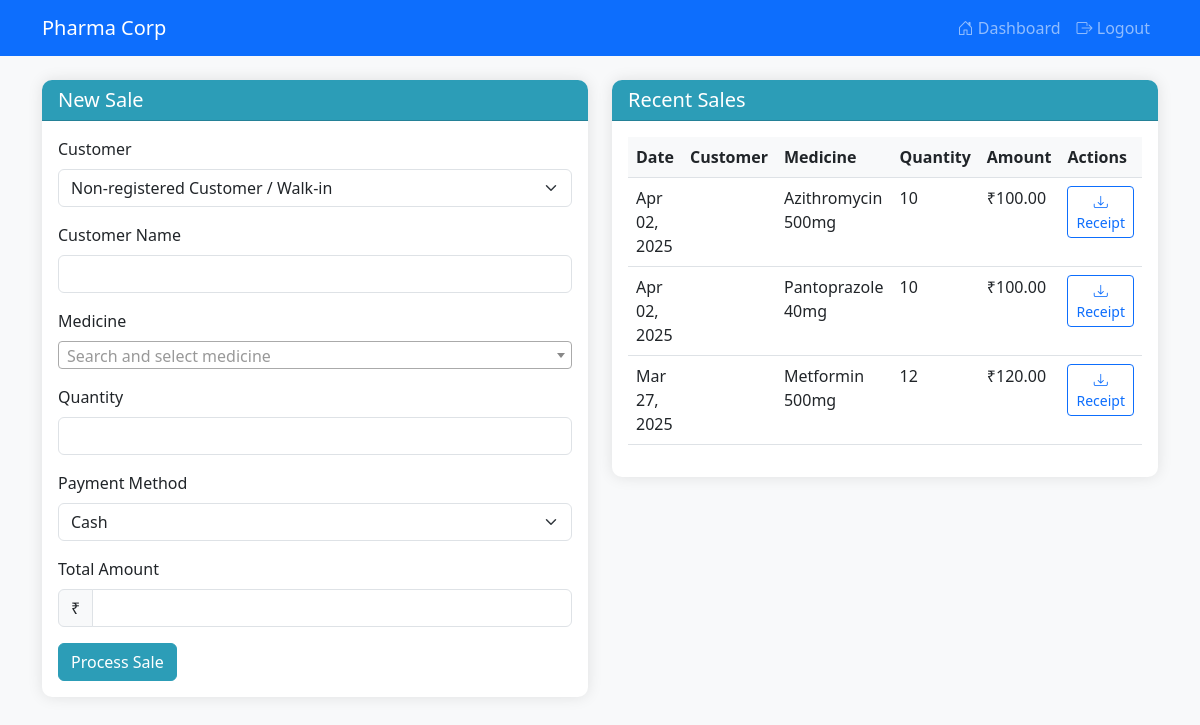
Before: /sales-management.php (signed in) with the older database file.
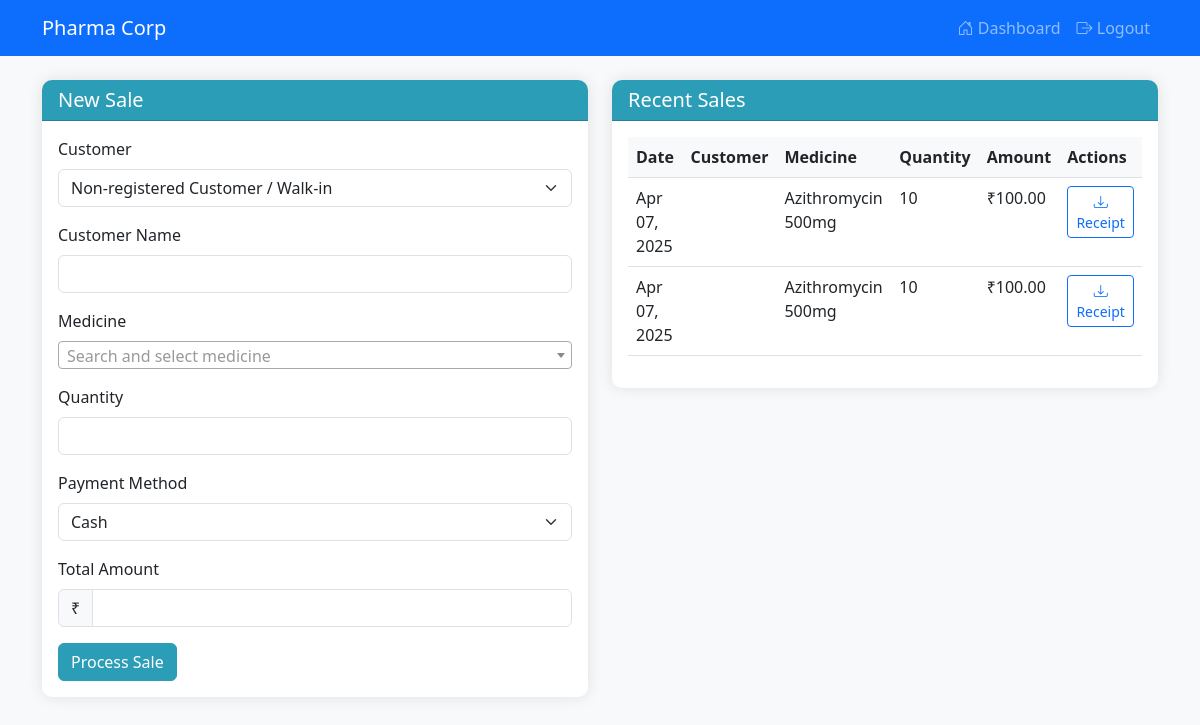
After: the same page with the newer database file.
### tables this page shows
CREATE TABLE `sale_items` (
  `item_id` int(11) NOT NULL,
  `sale_id` int(11) NOT NULL,
  `medicine_id` int(11) NOT NULL,
  `quantity` int(11) NOT NULL,
  `price` decimal(10,2) NOT NULL
);

CREATE TABLE `medicines` (
  `medicine_id` int(10) NOT NULL,
  `name` varchar(100) NOT NULL,
  `batch_number` varchar(50) NOT NULL,
  `mfg_date` date NOT NULL,
  `expiry_date` date NOT NULL,
  `stock_quantity` int(10) NOT NULL,
  `price_per_unit` decimal(10,2) NOT NULL,
  `company` varchar(100) NOT NULL DEFAULT 'Unknown',
  `price` decimal(10,2) DEFAULT 0.00
);

### sales-management.php (the view, shortened to what the changed rows need)
<?php
include "connect.php";
$tables_created = false;
$check_users_table = $conn->query("SHOW TABLES LIKE 'users'");
if ($check_users_table->num_rows == 0) {
    $_SESSION['error'] = "Cannot create sales tables: users table doesn't exist.";
} else {
    $check_sales_table = $conn->query("SHOW TABLES LIKE 'sales'");
    $check_sale_items_table = $conn->query("SHOW TABLES LIKE 'sale_items'");
}
$have_sales_table = true;
$recent_sales = null;
if (!$tables_created && ($check_sales_table->num_rows == 0 || $check_sale_items_table->num_rows == 0)) {
    $have_sales_table = false;
} else {
    $recent_sales_query = "SELECT
                          s.sale_id,
                          DATE(s.sale_date) as sale_date,
                          IF(s.customer_id IS NULL, 'Walk-in Customer', u.name) as customer_name,
                          m.name as medicine_name,
                          si.quantity,
                          si.price,
                          (si.price * si.quantity) as item_total
                      FROM
                          sales s
                          LEFT JOIN users u ON s.customer_id = u.user_id
                          JOIN sale_items si ON s.sale_id = si.sale_id
                          JOIN medicines m ON si.medicine_id = m.medicine_id
                      ORDER BY
                          s.sale_date DESC, s.sale_id DESC
                      LIMIT 20";
    $recent_sales = $conn->query($recent_sales_query);
}
?>
<!DOCTYPE html>
<html lang="en">
<head>
    <link href="https://cdn.jsdelivr.net/npm/bootstrap@5.3.0/dist/css/bootstrap.min.css" rel="stylesheet">
    <link href="https://cdn.jsdelivr.net/npm/bootstrap-icons@1.7.2/font/bootstrap-icons.css" rel="stylesheet">
</head>
<body>
    <div class="container mt-4">
        <div class="row">
            <div class="col-md-6">
                <div class="card">
                    <div class="card-body">
                        <?php if (!$have_sales_table): ?>
                            <div class="alert alert-info">
                                No sales records exist yet. Process your first sale to start tracking sales.
                            </div>
                        <?php else: ?>
                            <div class="table-responsive">
                                <table class="table table-hover">
                                    <thead>
                                        <tr>
                                            <th>Date</th>
                                            <th>Customer</th>
                                            <th>Medicine</th>
                                            <th>Quantity</th>
                                            <th>Amount</th>
                                            <th>Actions</th>
                                        </tr>
                                    </thead>
                                    <tbody>
                                        <?php
                                        if ($recent_sales && $recent_sales->num_rows > 0):
                                            $displayed_sales = [];
                                            while($sale = $recent_sales->fetch_assoc()):
                                                $sale_key = $sale['sale_id'] . '-' . $sale['medicine_name'];
                                                if (!in_array($sale_key, $displayed_sales)):
                                                    $displayed_sales[] = $sale_key;
                                        ?>
                                                <tr>
                                                    <td><?= date('M d, Y', strtotime($sale['sale_date'])) ?></td>
                                                    <td><?= htmlspecialchars($sale['customer_name']) ?></td>
                                                    <td><?= htmlspecialchars($sale['medicine_name']) ?></td>
                                                    <td><?= $sale['quantity'] ?></td>
                                                    <td>₹<?= number_format($sale['item_total'], 2) ?></td>
                                                    <td>
                                                        <a href="generate-receipt.php?sale_id=<?= $sale['sale_id'] ?>"
                                                           class="btn btn-sm btn-outline-primary"
                                                           target="_blank">
                                                            <i class="bi bi-download"></i> Receipt
                                                        </a>
                                                    </td>
                                                </tr>
                                        <?php
                                                endif;
                                            endwhile;
                                        else:
                                        ?>
                                            <tr>
                                                <td colspan="6" class="text-center">No recent sales found.</td>
                                            </tr>
                                        <?php endif; ?>
                                    </tbody>
                                </table>
                            </div>
                        <?php endif; ?>
                    </div>
                </div>
            </div>
        </div>
    </div>
    <link href="https://cdn.jsdelivr.net/npm/select2@4.1.0-rc.0/dist/css/select2.min.css" rel="stylesheet" />
</body>
</html>

Changed rows visible on the page:
removed sale_items: sale_date "Apr 02, 2025", medicine.name "Azithromycin 500mg", quantity "10", item_total "100.00"
removed sale_items: sale_date "Apr 02, 2025", medicine.name "Pantoprazole 40mg", quantity "10", item_total "100.00"
removed sale_items: sale_date "Mar 27, 2025", medicine.name "Metformin 500mg", quantity "12", item_total "120.00"
added sale_items: sale_date "Apr 07, 2025", medicine.name "Azithromycin 500mg", quantity "10", item_total "100.00"
now on this page (row edited): sale_items: sale_date "Apr 07, 2025", medicine.name "Azithromycin 500mg", quantity "10", item_total "100.00"
